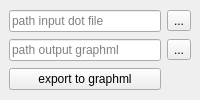
            <widget class="QgsDockWidget" name="mDockWidget_5">
             <property name="floating">
              <bool>true</bool>
             </property>
             <property name="windowTitle">
              <string>Dot2Graphml</string>
             </property>
             <widget class="QWidget" name="dockWidgetContents">
              <layout class="QGridLayout" name="gridLayout_33">
               <item row="1" column="0">
                <widget class="QLineEdit" name="lineEdit_output">
                 <property name="placeholderText">
                  <string>path output graphml</string>
                 </property>
                </widget>
               </item>
               <item row="0" column="1">
                <widget class="QToolButton" name="toolButton_input">
                 <property name="text">
                  <string>...</string>
                 </property>
                </widget>
               </item>
               <item row="1" column="1">
                <widget class="QToolButton" name="toolButton_output">
                 <property name="text">
                  <string>...</string>
                 </property>
                </widget>
               </item>
               <item row="0" column="0">
                <widget class="QLineEdit" name="lineEdit_input">
                 <property name="placeholderText">
                  <string>path input dot file</string>
                 </property>
                </widget>
               </item>
               <item row="2" column="0">
                <widget class="QPushButton" name="pushButton_graphml">
                 <property name="text">
                  <string>export to graphml</string>
                 </property>
                </widget>
               </item>
              </layout>
             </widget>
            </widget>
